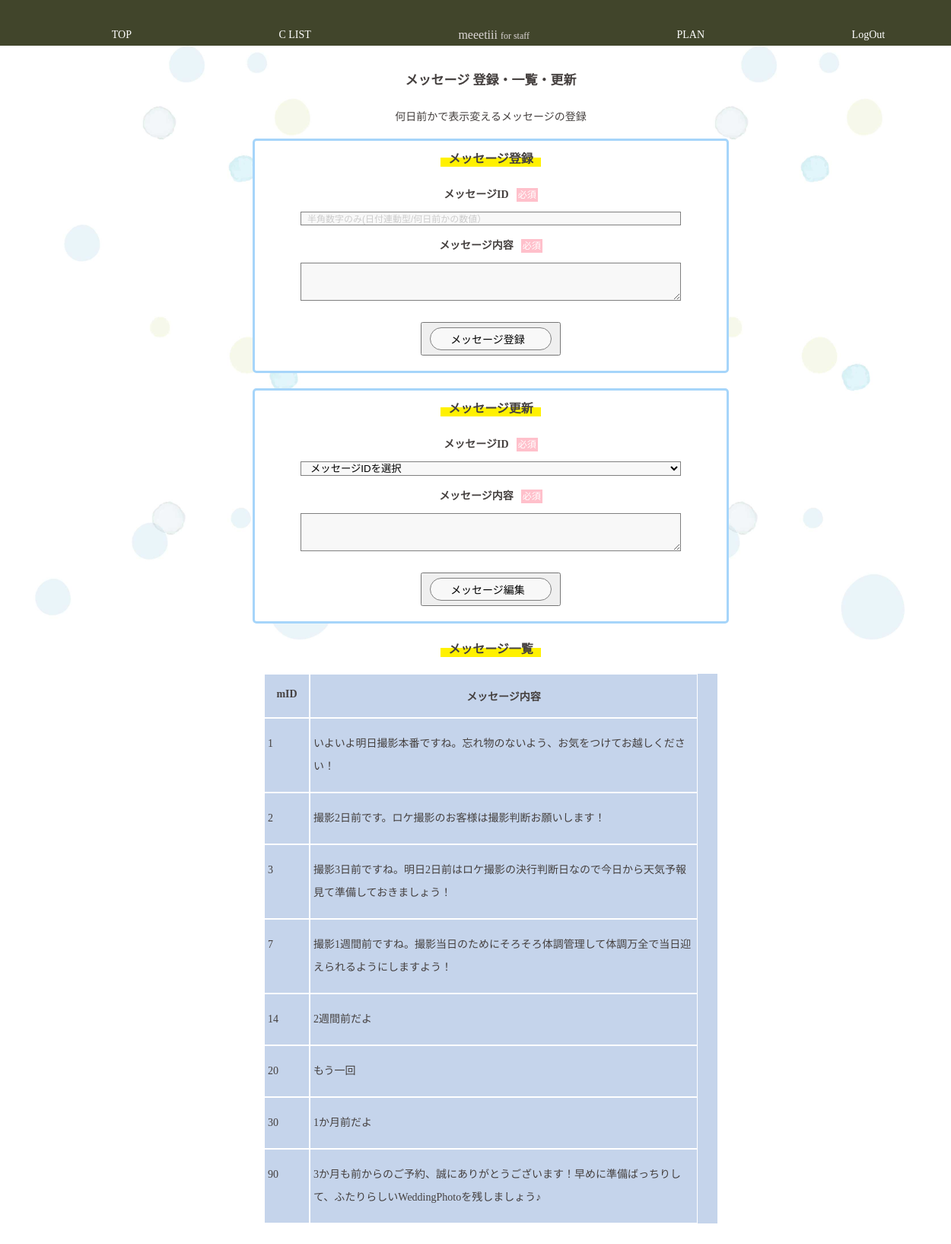
Before: /staff/message_list.php?err=1 (signed in) with the older database file.
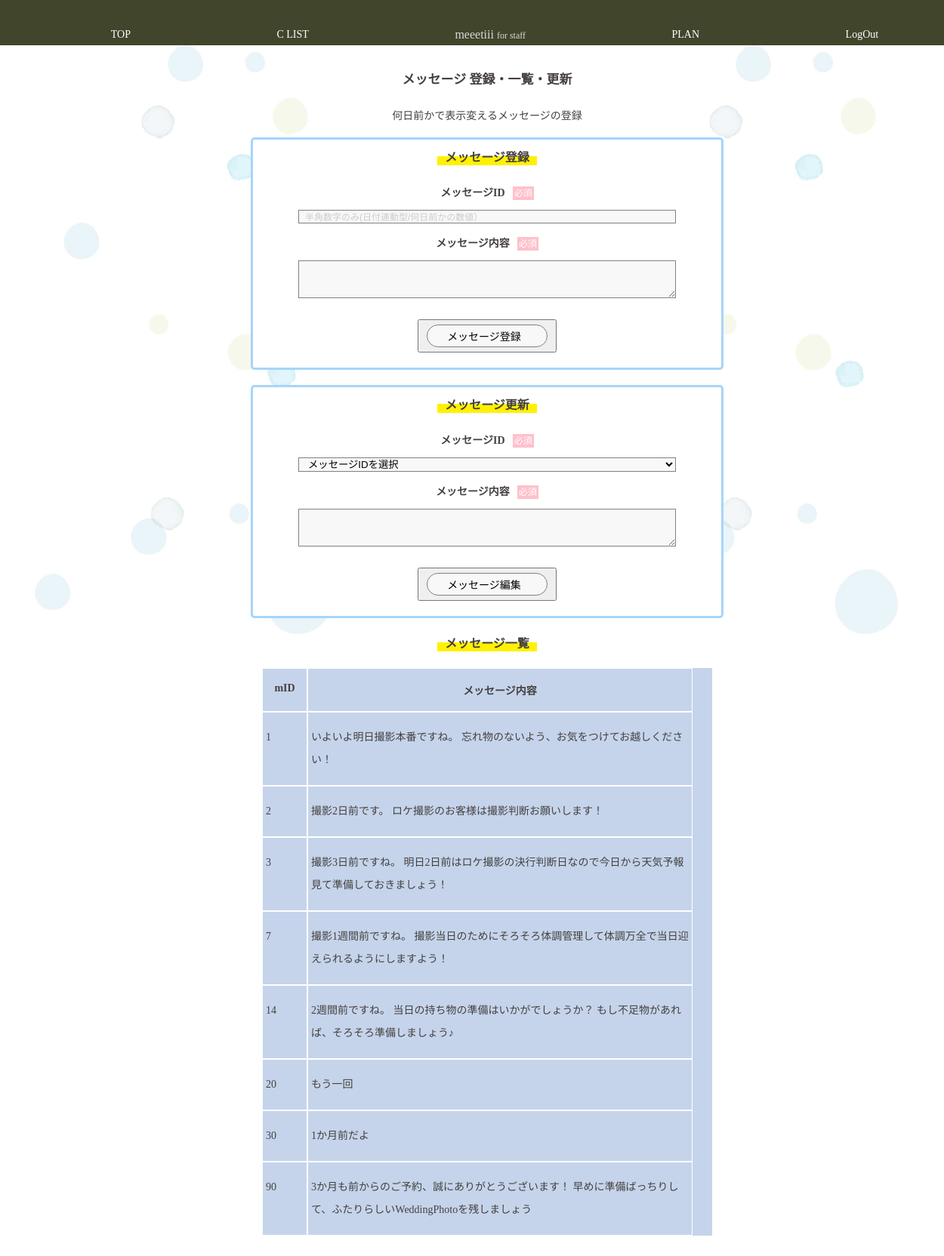
After: the same page with the newer database file.
### tables this page shows
CREATE TABLE `messages` (
  `m_id` int(11) NOT NULL,
  `m_body` varchar(64) NOT NULL
);

### class/meeting.class.php (called while the page is built, shortened)
<?php
class Meeting{
	public $pdo;
	public function __construct(){
		$host  = "localhost";
		$dbname= "meeting_app";
		$dbuser= "root";
		$dbpass= "";
		$dsn = "mysql:host={$host};dbname={$dbname};charset=utf8";
		$this->pdo = new PDO($dsn,$dbuser,$dbpass);
	}
	public function getMessage() {
		$sql="SELECT * FROM messages";
		$rs = $this->pdo->query($sql);
		$row = $rs->fetchAll(PDO::FETCH_ASSOC);
		return $row;
	}
}
?>

### staff/message_list.php (the view, shortened to what this page needs)
<?php
function h($str) {
	return htmlspecialchars($str,ENT_QUOTES);
}
require_once("../class/meeting.class.php");
$obj =new Meeting();
$msgs =$obj->getMessage();
?>
<?php require_once("header_for_staff.php"); ?>
		<main>
			<h1>メッセージ 登録・一覧・更新</h1>
			<p>何日前かで表示変えるメッセージの登録</p>
			<section>
				<div class="msg_wrapper">
					<h2>メッセージ登録</h2>
					<form action="exec_msg_add.php" method="post">
						<p class="msg_th"><b>メッセージID</b><span class="required_color">必須</span></p>
						<p><input type="number" name="m_id" placeholder="半角数字のみ(日付連動型/何日前かの数値）"></p>
						<p class="msg_th"><b>メッセージ内容</b><span class="required_color">必須</span></p>
						<p><textarea name="m_body"></textarea></p>
						<button><input class="spg_add_btn" type="submit" value="メッセージ登録" name="add"></button>
					</form>
			</section>
			<section id="msg_update">
				<div class="msg_wrapper">
					<h2>メッセージ更新</h2>
					<form action="exec_msg_add.php" method="post">
						<p class="msg_th"><b>メッセージID</b><span class="required_color">必須</span></p>
						<p>
							<select name="m_id">
								<option value="">メッセージIDを選択</option>
							</select>
						</p>
						<p class="msg_th"><b>メッセージ内容</b><span class="required_color">必須</span></p>
						<p><textarea name="m_body" value=""></textarea></p>
						<button><input class="spg_add_btn" type="submit" value="メッセージ編集" name="update" id="m_update"></button>
					</form>
				</div>
			</section>
			<section>
				<div class="">
					<h2>メッセージ一覧</h2>
					<table class="list msg_list">
						<tr>
							<th class="list_id_num"><p>mID</p></th><th class="list_mbody"><p>メッセージ内容</p></th>
						</tr>
						<?php foreach($msgs as $msg): ?>
						<tr>
							<td class="list_id_num"><p><?php echo intVal($msg["m_id"]);?></p></td>
							<td class="list_mbody"><p><?php echo h($msg["m_body"]); ?></p></td>
						</tr>
						<?php endforeach; ?>
					</table>
				</div>
			</section>
		</main>
<?php require_once("footer_for_staffpage.php"); ?>

Changed rows visible on the page:
changed messages id 1: m_body "いよいよ明日撮影本番ですね。忘れ物のないよう、お気をつけてお越しください！" → "いよいよ明日撮影本番ですね。 忘れ物のないよう、お気をつけてお越しください！"
changed messages id 2: m_body "撮影2日前です。ロケ撮影のお客様は撮影判断お願いします！" → "撮影2日前です。 ロケ撮影のお客様は撮影判断お願いします！"
changed messages id 3: m_body "撮影3日前ですね。明日2日前はロケ撮影の決行判断日なので今日から天気予報見て準備しておきましょう！" → "撮影3日前ですね。 明日2日前はロケ撮影の決行判断日なので今日から天気予報見て準備しておきましょう！"
changed messages id 7: m_body "撮影1週間前ですね。撮影当日のためにそろそろ体調管理して体調万全で当日迎えられるようにしますよう！" → "撮影1週間前ですね。 撮影当日のためにそろそろ体調管理して体調万全で当日迎えられるようにしますよう！"
changed messages id 14: m_body "2週間前だよ" → "2週間前ですね。 当日の持ち物の準備はいかがでしょうか？ もし不足物があれば、そろそろ準備しましょう♪"
changed messages id 90: m_body "3か月も前からのご予約、誠にありがとうございます！早めに準備ばっちりして、ふたりらしいWeddingPhotoを残しましょう♪" → "3か月も前からのご予約、誠にありがとうございます！ 早めに準備ばっちりして、ふたりらしいWeddingPhotoを残しましょう"
